Frame 1 (no input): blank canvas, image omitted
Frame 60 (the mouse pressed at the canvas centre just before this capture): blank canvas, image omitted
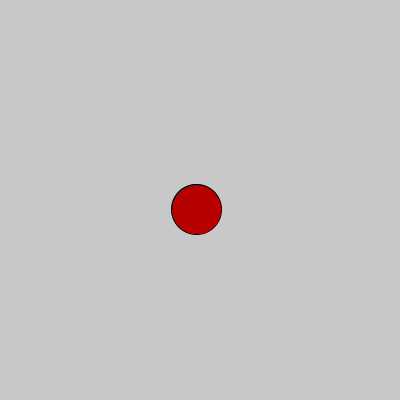
Frame 120 (the mouse held since frame 60 and released just before this capture)

The Processing sketch whose frames 1 and 60 were blank and that drew this single picture after the mouse press (run headless with seeded random() and noise(); from frame 60 on, the mouse is pressed at the canvas centre):

// Processing sketch: ListOfPVectorsWithJiggle
// ── ListOfPVectorsWithJiggle.pde
ArrayList<PVector> pointList; //<>//

void setup() {
  size(400, 400);

  //pos = new PVector(50, 200);

  pointList = new ArrayList<PVector>();
  //I could put 500 PVectors in here with random xy values
  //for (int i=0; i < 500; i++) {
  //  pointList.add(new PVector(random(width), random(height)));
  //}
  
  //println(pointList.size());
  
}

void draw() {
  background(200);
  
  fill(random(100, 200), 0, 0);
  
  PVector temp;
  for (int i=0; i < pointList.size(); i++) {
    temp = pointList.get(i);
    ellipse(temp.x, temp.y, 50, 50);
  }
  
  jiggle();
}

void jiggle() {
  PVector temp;
  for (int i=0; i < pointList.size(); i++) {
    temp = pointList.get(i);
    temp.x += random(-1, 1);
    temp.y += random(-1, 1);
  }
  
}


void keyPressed() {
  if (key == 'c') {
    pointList.clear(); 
  }
}

void mousePressed() {
  pointList.add(new PVector(mouseX, mouseY));
}

void mouseDragged() {
  pointList.add(new PVector(mouseX, mouseY));  
}
